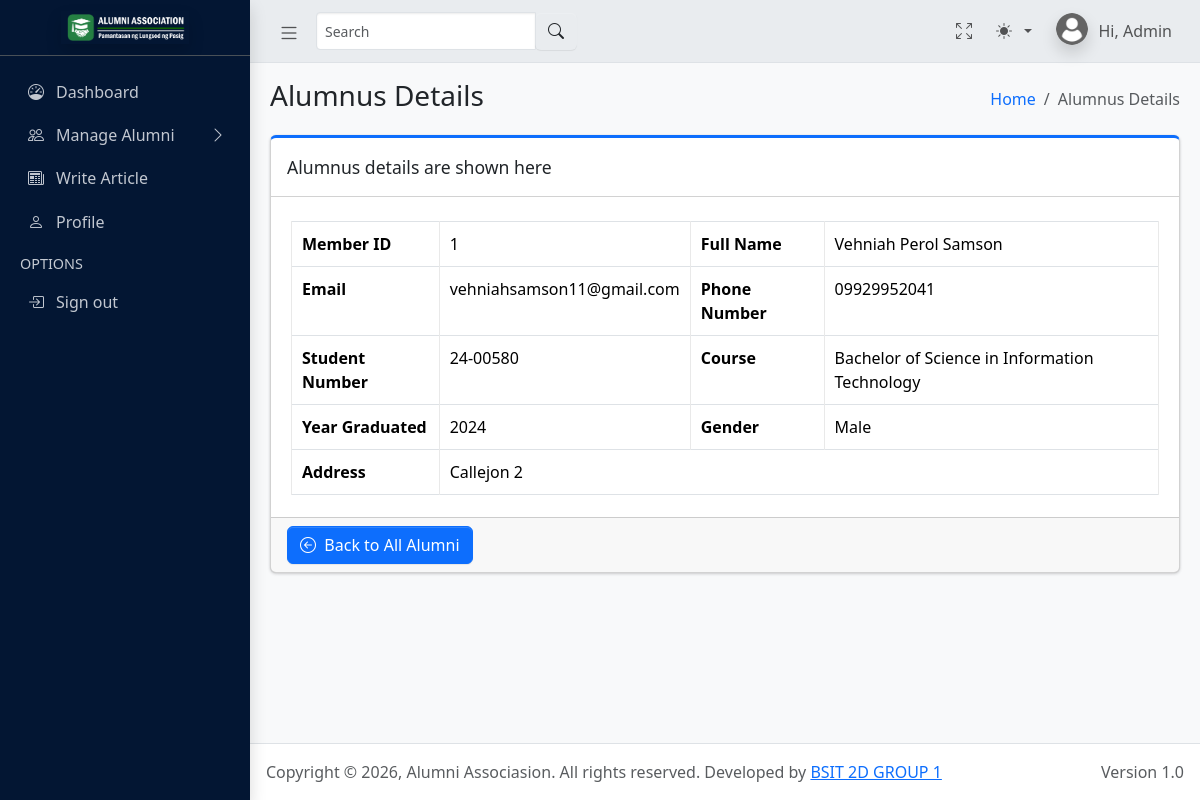
Screenshot of /admin/view_alumnus.php?id=1 (signed in) with the database file from the repository.
### tables this page shows
CREATE TABLE `alumnidetails` (
  `alumni_id` int(11) NOT NULL AUTO_INCREMENT,
  `user_id` int(11) NOT NULL,
  `student_number` varchar(20) NOT NULL,
  `course_id` int(11) DEFAULT NULL,
  `year_graduated` year(4) NOT NULL,
  PRIMARY KEY (`alumni_id`),
  UNIQUE KEY `user_id` (`user_id`),
  UNIQUE KEY `student_number` (`student_number`),
  KEY `course_id` (`course_id`),
  CONSTRAINT `alumnidetails_ibfk_1` FOREIGN KEY (`user_id`) REFERENCES `users` (`id`) ON DELETE CASCADE,
  CONSTRAINT `alumnidetails_ibfk_2` FOREIGN KEY (`course_id`) REFERENCES `courses` (`course_id`)
);

CREATE TABLE `users` (
  `id` int(11) NOT NULL AUTO_INCREMENT,
  `email` varchar(100) NOT NULL,
  `password` varchar(255) NOT NULL,
  `role` enum('alumni','admin') NOT NULL,
  `status` enum('active','pending','inactive') DEFAULT 'pending',
  `created_at` timestamp NOT NULL DEFAULT current_timestamp(),
  PRIMARY KEY (`id`),
  UNIQUE KEY `email` (`email`),
  KEY `idx_user_email` (`email`)
);

CREATE TABLE `userprofile` (
  `profile_id` int(11) NOT NULL AUTO_INCREMENT,
  `user_id` int(11) NOT NULL,
  `first_name` varchar(50) NOT NULL,
  `last_name` varchar(50) NOT NULL,
  `suffix` varchar(10) DEFAULT NULL,
  `middle_name` varchar(50) DEFAULT NULL,
  `contact_number` varchar(11) DEFAULT NULL,
  `address` varchar(255) DEFAULT NULL,
  `birthdate` date DEFAULT NULL,
  `gender` enum('Male','Female') DEFAULT NULL,
  `profile_picture` varchar(255) DEFAULT NULL,
  `about` text DEFAULT NULL,
  PRIMARY KEY (`profile_id`),
  UNIQUE KEY `user_id` (`user_id`),
  CONSTRAINT `userprofile_ibfk_1` FOREIGN KEY (`user_id`) REFERENCES `users` (`id`) ON DELETE CASCADE
);

CREATE TABLE `courses` (
  `course_id` int(11) NOT NULL AUTO_INCREMENT,
  `course_name` varchar(100) NOT NULL,
  `course_code` varchar(20) NOT NULL,
  `department_id` int(11) DEFAULT NULL,
  PRIMARY KEY (`course_id`),
  UNIQUE KEY `course_code` (`course_code`),
  KEY `department_id` (`department_id`),
  CONSTRAINT `courses_ibfk_1` FOREIGN KEY (`department_id`) REFERENCES `departments` (`department_id`)
);

### admin/view_alumnus.php (the view, shortened to what this page needs)
<?php
include("../backend/db_admin.php");
$vid = (int) $_GET['id'];
$sql = "
    SELECT
    u.id,
    u.email,
    p.first_name,
    p.last_name,
    p.middle_name,
    p.contact_number,
    p.address,
    p.gender,
    a.student_number,
    a.year_graduated,
    c.course_name
FROM alumnidetails a
INNER JOIN users u ON a.user_id = u.id
LEFT JOIN userprofile p ON p.user_id = u.id
LEFT JOIN courses c ON a.course_id = c.course_id
WHERE a.alumni_id = ?
LIMIT 1
";
$stmt = $conn->prepare($sql);
$stmt->bind_param("i", $vid);
$stmt->execute();
$result = $stmt->get_result();
$row = $result->fetch_assoc();
?>
<!DOCTYPE html>
<html lang="en">
<head>
    <?php include('includes/global_styles.php'); ?>
</head>
<body class="layout-fixed sidebar-expand-lg bg-body-tertiary">
    <div class="app-wrapper">
        <?php
        include('includes/navbar.php');
        include('includes/sidebar.php');
        ?>
        <main class="app-main">
            <div class="app-content-header">
                <div class="container-fluid">
                    <div class="row">
                        <div class="col-sm-6">
                            <h3 class="mb-0">Alumnus Details</h3>
                        </div>
                        <div class="col-sm-6">
                            <ol class="breadcrumb float-sm-end">
                                <li class="breadcrumb-item"><a href="dashboard.php">Home</a></li>
                                <li class="breadcrumb-item active" aria-current="page">Alumnus Details</li>
                            </ol>
                        </div>
                    </div>
                </div>
            </div>
            <div class="app-content">
                <div class="container-fluid">
                    <div class="row g-4">
                        <div class="col-md-12">
                            <div class="card card-primary card-outline mb-4">
                                <div class="card-header">
                                    <div class="card-title">Alumnus details are shown here</div>
                                </div>
                                <div class="card-body">
                                    <div class="table-responsive">
                                        <table class="table table-bordered">
                                            <tbody>
                                                <?php if ($row): ?>
                                                    <tr>
                                                        <th>Member ID</th>
                                                        <td><?php echo $row['id']; ?></td>
                                                        <th>Full Name</th>
                                                        <td><?php echo trim($row['first_name'] . ' ' . $row['middle_name'] . ' ' . $row['last_name']); ?></td>
                                                    </tr>
                                                    <tr>
                                                        <th>Email</th>
                                                        <td><?php echo $row['email']; ?></td>
                                                        <th>Phone Number</th>
                                                        <td><?php echo $row['contact_number']; ?></td>
                                                    </tr>
                                                    <tr>
                                                        <th>Student Number</th>
                                                        <td><?php echo $row['student_number']; ?></td>
                                                        <th>Course</th>
                                                        <td><?php echo $row['course_name']; ?></td>
                                                    </tr>
                                                    <tr>
                                                        <th>Year Graduated</th>
                                                        <td><?php echo $row['year_graduated']; ?></td>
                                                        <th>Gender</th>
                                                        <td><?php echo $row['gender']; ?></td>
                                                    </tr>
                                                    <tr>
                                                        <th>Address</th>
                                                        <td colspan="3"><?php echo $row['address']; ?></td>
                                                    </tr>
                                                <?php else: ?>
                                                    <tr>
                                                        <td colspan="4">No alumni data found.</td>
                                                    </tr>
                                                <?php endif; ?>
                                            </tbody>
                                        </table>
                                    </div>
                                </div>
                                <div class="card-footer">
                                    <a href="all_alumni.php" class="btn btn-primary"><i class="bi bi-arrow-left-circle"></i>&nbsp; Back to All Alumni</a>
                                </div>
                            </div>
                        </div>
                    </div>
                </div>
            </div>
        </main>
        <?php include("includes/footer.php"); ?>
</body>
</html>

### admin/view_alumnus.php (style rules this page uses)
.table-responsive { padding: 4px; padding-top: 8px; margin-bottom: -14px; }
table.table tr th, table.table tr td { border-color: #e9e9e9; padding: 10px; }
table.table td:last-child { width: auto; }

### rows the page displays
alumnidetails: user "1", userprofile.first_name+middle_name+last_name "Vehniah Perol Samson", user.email "vehniahsamson11@gmail.com", userprofile.contact_number "09929952041", student_number "24-00580", course.course_name "Bachelor of Science in Information Technology", year_graduated "2024", userprofile.gender "Male", userprofile.address "Callejon 2"
